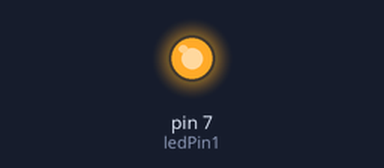
This sketch was run on a simulated Arduino Uno, built with avr-gcc and run on an emulated ATmega328P. On the bench: output pins drawn as LEDs (lit = HIGH).

Above: at 0.1 s.
Timing chart, 0 to 1.6 s (numbered marks = the images above):
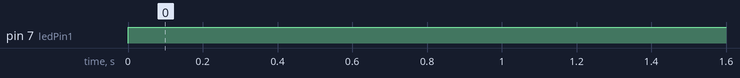

Measured:
- by itself, pin 7 (ledPin1): LOW → HIGH at 0.00 s

The sketch:

pin_test.ino
```cpp
int ledPin1 = 7;//lsb

void setup()
{
  pinMode(ledPin1,OUTPUT);

}

void loop()
{
  digitalWrite(ledPin1,HIGH);

}
```
